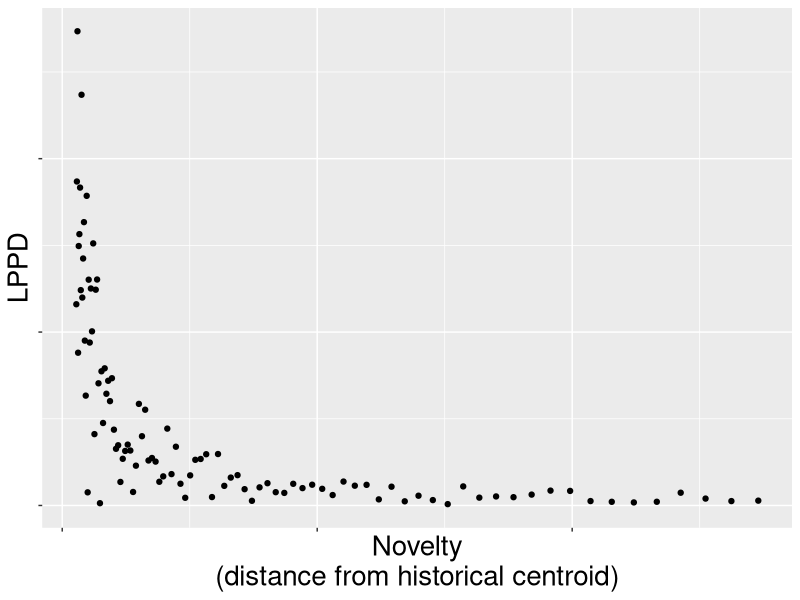

Source code (R): (Note: this script raises an error after producing the figure.)
#
# Simulate novelty figure 
#
#

rm(list = ls()) 
library(ggplot2)

theme_set( theme_get() + theme( strip.text = element_text(size = 20), 
       axis.title = element_text(size = 20), 
       axis.text = element_text( size = 16), 
       legend.text = element_text(size = 16), 
       legend.title = element_text(size = 20)))

my_colors <- c( 'gray', '#fc8d62', '#8da0cb' )

x <- sort( rep( c(1,2,3), 1000))

X <-model.matrix.default( ~ factor(x))
beta <- c(100, -10, -10 )

y <- rnorm(length(x),  X%*%beta)

df <- data.frame( x, y , treatment = factor( x, labels = c('control', 'drought', 'irrigation')), novelty = factor( x, labels = c('historical', 'novel', 'novel')))

treatment_novelty_plot <- 
  ggplot( df, aes( x = y, fill = treatment)) + 
  geom_density(color = NA, alpha = 0.7) + 
  scale_fill_manual(values = my_colors, guide = FALSE ) + 
  ylab ( '') + 
  xlab ( 'log pointwise predictive density (LPPD)') + 
  facet_wrap( ~ treatment, nrow = 1 ) + 
  coord_flip()


# ----plot by multivariate novelty -----------------------------------------------------------------------------# 

x <- rnorm( 400 ) 
y <- rnorm( 400 ) 

df <- data.frame(x, y, period = 'Historical')

x <- rnorm ( 100, 2) 
y <- rnorm ( 100, 2, 0.5)

dfmod <- data.frame(x, y, period = 'Modern')

df <- rbind( df, dfmod ) 
df_centroid <- data.frame( t(colMeans(df[, c('x', 'y')])) ) 

names( df_centroid ) <- c('center.x', 'center.y')

df <- cbind( df, as.data.frame( df_centroid ) )

arrow_df <- head( subset(df, period == 'Modern'), 10 ) 

pca_plot1 <- 
  ggplot( df, aes(x , y , color = period ) ) + 
  geom_point() + 
  xlab ('PC1') + 
  ylab ('PC2') + 
  scale_color_manual(values = c('darkgray', my_colors[2]) ) +
  theme( legend.title = element_blank(), legend.position = 'bottom', legend.direction = 'vertical')

pca_plot2 <- pca_plot1 + 
  geom_segment(data = arrow_df, aes (x = center.x, y = center.y, yend = y, xend = x ), color = 'black') 


# now plot simple predictive score vs. novelty 

set.seed(2)
d <- exp(seq(0.1, 4, length.out = 100))

mu <- 1/d
y <- rnorm( length(d), mu, 0.4/d )

df <- data.frame( d, y ) 

lppd_by_novelty_plot <- 
  ggplot( data = df , aes( x = d, y = y ) ) + 
  geom_point() + 
  ylab('LPPD') + 
  xlab('Novelty\n(distance from historical centroid)') + 
  theme(axis.text = element_blank() )

lppd_by_novelty_plot

# save plots ------------------------------------------------------------------------------------ # 

png( 'figures/treatment_novelty_plot.png', 6, 6, units = 'in', res = 300)
print(treatment_novelty_plot)
dev.off()

png( 'figures/novelty_pca_plot1.png', 4.5, 5, units = 'in', res = 300)
print( pca_plot1 ) 
dev.off()

png( 'figures/novelty_pca_plot2.png', 4.5, 5, units = 'in', res = 300)
print( pca_plot2 ) 
dev.off()

png('figures/lppd_by_novelty_plot.png', 4.5, 5, units = 'in', res = 300)
print( lppd_by_novelty_plot ) 
dev.off()
